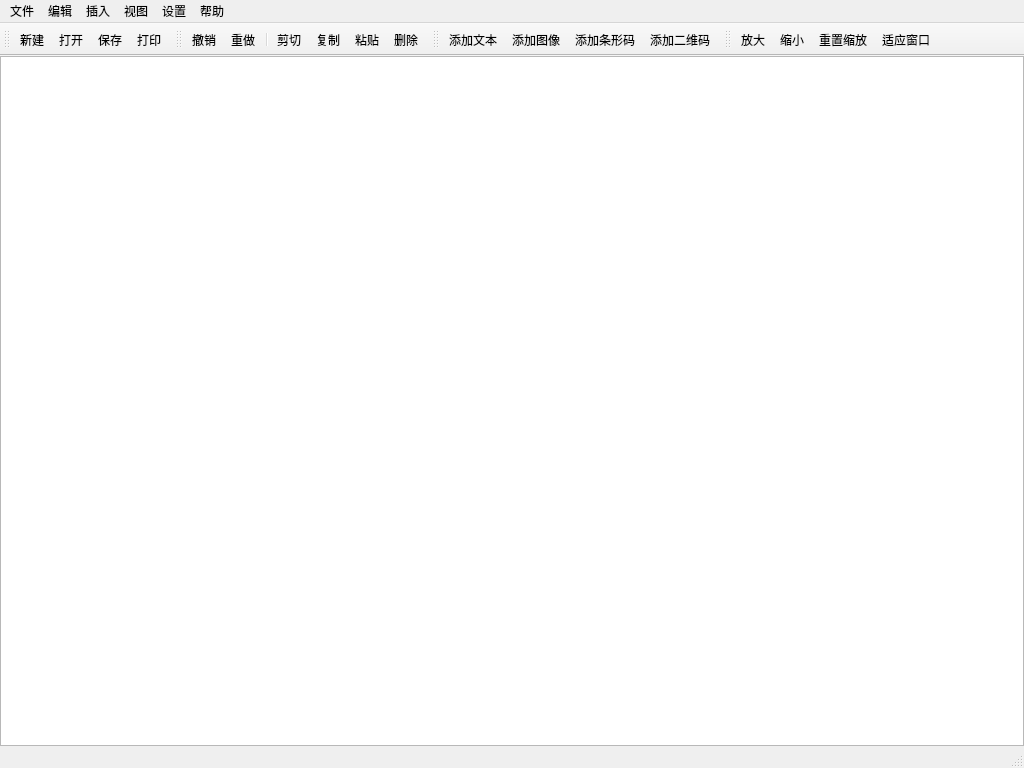
<?xml version="1.0" encoding="UTF-8"?>
<ui version="4.0">
    <class>MainWindow</class>
    <widget class="QMainWindow" name="MainWindow">
        <property name="geometry">
            <rect>
                <x>0</x>
                <y>0</y>
                <width>1024</width>
                <height>768</height>
            </rect>
        </property>
        <property name="windowTitle">
            <string>标签打印编辑器</string>
        </property>
        <property name="windowIcon">
            <iconset resource="../resources/resources.qrc">
                <normaloff>:/icons/app.png</normaloff>:/icons/app.png</iconset>
        </property>
        <widget class="QWidget" name="centralwidget">
            <layout class="QVBoxLayout" name="verticalLayout">
                <property name="leftMargin">
                    <number>0</number>
                </property>
                <property name="topMargin">
                    <number>0</number>
                </property>
                <property name="rightMargin">
                    <number>0</number>
                </property>
                <property name="bottomMargin">
                    <number>0</number>
                </property>
                <item>
                    <widget class="QSplitter" name="splitter">
                        <property name="orientation">
                            <enum>Qt::Horizontal</enum>
                        </property>
                        <widget class="LabelEditView" name="labelEditView"/>
                    </widget>
                </item>
            </layout>
        </widget>
        <widget class="QMenuBar" name="menubar">
            <property name="geometry">
                <rect>
                    <x>0</x>
                    <y>0</y>
                    <width>1024</width>
                    <height>22</height>
                </rect>
            </property>
            <widget class="QMenu" name="menuFile">
                <property name="title">
                    <string>文件</string>
                </property>
                <addaction name="actionNew"/>
                <addaction name="actionOpen"/>
                <addaction name="separator"/>
                <addaction name="actionSave"/>
                <addaction name="actionSaveAs"/>
                <addaction name="separator"/>
                <addaction name="actionExportPDF"/>
                <addaction name="separator"/>
                <addaction name="actionPrint"/>
                <addaction name="actionPrintPreview"/>
                <addaction name="separator"/>
                <addaction name="actionExit"/>
            </widget>
            <widget class="QMenu" name="menuEdit">
                <property name="title">
                    <string>编辑</string>
                </property>
                <addaction name="actionUndo"/>
                <addaction name="actionRedo"/>
                <addaction name="separator"/>
                <addaction name="actionCut"/>
                <addaction name="actionCopy"/>
                <addaction name="actionPaste"/>
                <addaction name="actionDelete"/>
                <addaction name="separator"/>
                <addaction name="actionSelectAll"/>
                <addaction name="actionDeselectAll"/>
            </widget>
            <widget class="QMenu" name="menuInsert">
                <property name="title">
                    <string>插入</string>
                </property>
                <addaction name="actionAddText"/>
                <addaction name="actionAddImage"/>
                <addaction name="actionAddBarcode"/>
                <addaction name="actionAddQRCode"/>
            </widget>
            <widget class="QMenu" name="menuView">
                <property name="title">
                    <string>视图</string>
                </property>
                <addaction name="actionZoomIn"/>
                <addaction name="actionZoomOut"/>
                <addaction name="actionZoomReset"/>
                <addaction name="actionZoomFit"/>
                <addaction name="separator"/>
                <addaction name="actionShowGrid"/>
                <addaction name="actionShowRulers"/>
                <addaction name="actionSnapToGrid"/>
            </widget>
            <widget class="QMenu" name="menuSettings">
                <property name="title">
                    <string>设置</string>
                </property>
                <addaction name="actionPageSetup"/>
                <addaction name="actionPrinterSettings"/>
            </widget>
            <widget class="QMenu" name="menuHelp">
                <property name="title">
                    <string>帮助</string>
                </property>
                <addaction name="actionAbout"/>
            </widget>
            <addaction name="menuFile"/>
            <addaction name="menuEdit"/>
            <addaction name="menuInsert"/>
            <addaction name="menuView"/>
            <addaction name="menuSettings"/>
            <addaction name="menuHelp"/>
        </widget>
        <widget class="QStatusBar" name="statusbar"/>
        <widget class="QToolBar" name="toolBarFile">
            <property name="windowTitle">
                <string>文件工具栏</string>
            </property>
            <attribute name="toolBarArea">
                <enum>TopToolBarArea</enum>
            </attribute>
            <attribute name="toolBarBreak">
                <bool>false</bool>
            </attribute>
            <addaction name="actionNew"/>
            <addaction name="actionOpen"/>
            <addaction name="actionSave"/>
            <addaction name="actionPrint"/>
        </widget>
        <widget class="QToolBar" name="toolBarEdit">
            <property name="windowTitle">
                <string>编辑工具栏</string>
            </property>
            <attribute name="toolBarArea">
                <enum>TopToolBarArea</enum>
            </attribute>
            <attribute name="toolBarBreak">
                <bool>false</bool>
            </attribute>
            <addaction name="actionUndo"/>
            <addaction name="actionRedo"/>
            <addaction name="separator"/>
            <addaction name="actionCut"/>
            <addaction name="actionCopy"/>
            <addaction name="actionPaste"/>
            <addaction name="actionDelete"/>
        </widget>
        <widget class="QToolBar" name="toolBarInsert">
            <property name="windowTitle">
                <string>插入工具栏</string>
            </property>
            <attribute name="toolBarArea">
                <enum>TopToolBarArea</enum>
            </attribute>
            <attribute name="toolBarBreak">
                <bool>false</bool>
            </attribute>
            <addaction name="actionAddText"/>
            <addaction name="actionAddImage"/>
            <addaction name="actionAddBarcode"/>
            <addaction name="actionAddQRCode"/>
        </widget>
        <widget class="QToolBar" name="toolBarView">
            <property name="windowTitle">
                <string>视图工具栏</string>
            </property>
            <attribute name="toolBarArea">
                <enum>TopToolBarArea</enum>
            </attribute>
            <attribute name="toolBarBreak">
                <bool>false</bool>
            </attribute>
            <addaction name="actionZoomIn"/>
            <addaction name="actionZoomOut"/>
            <addaction name="actionZoomReset"/>
            <addaction name="actionZoomFit"/>
        </widget>
        <action name="actionNew">
            <property name="icon">
                <iconset resource="../resources/resources.qrc">
                    <normaloff>:/icons/new.png</normaloff>:/icons/new.png</iconset>
            </property>
            <property name="text">
                <string>新建</string>
            </property>
            <property name="toolTip">
                <string>创建新文档</string>
            </property>
            <property name="shortcut">
                <string>Ctrl+N</string>
            </property>
        </action>
        <action name="actionOpen">
            <property name="icon">
                <iconset resource="../resources/resources.qrc">
                    <normaloff>:/icons/open.png</normaloff>:/icons/open.png</iconset>
            </property>
            <property name="text">
                <string>打开...</string>
            </property>
            <property name="toolTip">
                <string>打开现有文档</string>
            </property>
            <property name="shortcut">
                <string>Ctrl+O</string>
            </property>
        </action>
        <action name="actionSave">
            <property name="icon">
                <iconset resource="../resources/resources.qrc">
                    <normaloff>:/icons/save.png</normaloff>:/icons/save.png</iconset>
            </property>
            <property name="text">
                <string>保存</string>
            </property>
            <property name="toolTip">
                <string>保存文档</string>
            </property>
            <property name="shortcut">
                <string>Ctrl+S</string>
            </property>
        </action>
        <action name="actionSaveAs">
            <property name="icon">
                <iconset resource="../resources/resources.qrc">
                    <normaloff>:/icons/save-as.png</normaloff>:/icons/save-as.png</iconset>
            </property>
            <property name="text">
                <string>另存为...</string>
            </property>
            <property name="toolTip">
                <string>以新名称保存文档</string>
            </property>
            <property name="shortcut">
                <string>Ctrl+Shift+S</string>
            </property>
        </action>
        <action name="actionExportPDF">
            <property name="icon">
                <iconset resource="../resources/resources.qrc">
                    <normaloff>:/icons/export.png</normaloff>:/icons/export.png</iconset>
            </property>
            <property name="text">
                <string>导出为PDF...</string>
            </property>
            <property name="toolTip">
                <string>将文档导出为PDF</string>
            </property>
        </action>
        <action name="actionPrint">
            <property name="icon">
                <iconset resource="../resources/resources.qrc">
                    <normaloff>:/icons/print.png</normaloff>:/icons/print.png</iconset>
            </property>
            <property name="text">
                <string>打印...</string>
            </property>
            <property name="toolTip">
                <string>打印文档</string>
            </property>
            <property name="shortcut">
                <string>Ctrl+P</string>
            </property>
        </action>
        <action name="actionPrintPreview">
            <property name="icon">
                <iconset resource="../resources/resources.qrc">
                    <normaloff>:/icons/print-preview.png</normaloff>:/icons/print-preview.png</iconset>
            </property>
            <property name="text">
                <string>打印预览...</string>
            </property>
            <property name="toolTip">
                <string>预览打印效果</string>
            </property>
        </action>
        <action name="actionExit">
            <property name="text">
                <string>退出</string>
            </property>
            <property name="toolTip">
                <string>退出应用程序</string>
            </property>
            <property name="shortcut">
                <string>Ctrl+Q</string>
            </property>
        </action>
        <action name="actionUndo">
            <property name="icon">
                <iconset resource="../resources/resources.qrc">
                    <normaloff>:/icons/undo.png</normaloff>:/icons/undo.png</iconset>
            </property>
            <property name="text">
                <string>撤销</string>
            </property>
            <property name="toolTip">
                <string>撤销上一操作</string>
            </property>
            <property name="shortcut">
                <string>Ctrl+Z</string>
            </property>
        </action>
        <action name="actionRedo">
            <property name="icon">
                <iconset resource="../resources/resources.qrc">
                    <normaloff>:/icons/redo.png</normaloff>:/icons/redo.png</iconset>
            </property>
            <property name="text">
                <string>重做</string>
            </property>
            <property name="toolTip">
                <string>重做上一操作</string>
            </property>
            <property name="shortcut">
                <string>Ctrl+Y</string>
            </property>
        </action>
        <action name="actionCut">
            <property name="icon">
                <iconset resource="../resources/resources.qrc">
                    <normaloff>:/icons/cut.png</normaloff>:/icons/cut.png</iconset>
            </property>
            <property name="text">
                <string>剪切</string>
            </property>
            <property name="toolTip">
                <string>剪切选中的元素</string>
            </property>
            <property name="shortcut">
                <string>Ctrl+X</string>
            </property>
        </action>
        <action name="actionCopy">
            <property name="icon">
                <iconset resource="../resources/resources.qrc">
                    <normaloff>:/icons/copy.png</normaloff>:/icons/copy.png</iconset>
            </property>
            <property name="text">
                <string>复制</string>
            </property>
            <property name="toolTip">
                <string>复制选中的元素</string>
            </property>
            <property name="shortcut">
                <string>Ctrl+C</string>
            </property>
        </action>
        <action name="actionPaste">
            <property name="icon">
                <iconset resource="../resources/resources.qrc">
                    <normaloff>:/icons/paste.png</normaloff>:/icons/paste.png</iconset>
            </property>
            <property name="text">
                <string>粘贴</string>
            </property>
            <property name="toolTip">
                <string>粘贴剪贴板内容</string>
            </property>
            <property name="shortcut">
                <string>Ctrl+V</string>
            </property>
        </action>
        <action name="actionDelete">
            <property name="icon">
                <iconset resource="../resources/resources.qrc">
                    <normaloff>:/icons/delete.png</normaloff>:/icons/delete.png</iconset>
            </property>
            <property name="text">
                <string>删除</string>
            </property>
            <property name="toolTip">
                <string>删除选中的元素</string>
            </property>
            <property name="shortcut">
                <string>Del</string>
            </property>
        </action>
        <action name="actionSelectAll">
            <property name="text">
                <string>全选</string>
            </property>
            <property name="toolTip">
                <string>选择所有元素</string>
            </property>
            <property name="shortcut">
                <string>Ctrl+A</string>
            </property>
        </action>
        <action name="actionDeselectAll">
            <property name="text">
                <string>取消选择</string>
            </property>
            <property name="toolTip">
                <string>取消选择所有元素</string>
            </property>
            <property name="shortcut">
                <string>Esc</string>
            </property>
        </action>
        <action name="actionAddText">
            <property name="icon">
                <iconset resource="../resources/resources.qrc">
                    <normaloff>:/icons/text.png</normaloff>:/icons/text.png</iconset>
            </property>
            <property name="text">
                <string>添加文本</string>
            </property>
            <property name="toolTip">
                <string>添加文本元素</string>
            </property>
        </action>
        <action name="actionAddImage">
            <property name="icon">
                <iconset resource="../resources/resources.qrc">
                    <normaloff>:/icons/image.png</normaloff>:/icons/image.png</iconset>
            </property>
            <property name="text">
                <string>添加图像</string>
            </property>
            <property name="toolTip">
                <string>添加图像元素</string>
            </property>
        </action>
        <action name="actionAddBarcode">
            <property name="icon">
                <iconset resource="../resources/resources.qrc">
                    <normaloff>:/icons/barcode.png</normaloff>:/icons/barcode.png</iconset>
            </property>
            <property name="text">
                <string>添加条形码</string>
            </property>
            <property name="toolTip">
                <string>添加条形码元素</string>
            </property>
        </action>
        <action name="actionAddQRCode">
            <property name="icon">
                <iconset resource="../resources/resources.qrc">
                    <normaloff>:/icons/qrcode.png</normaloff>:/icons/qrcode.png</iconset>
            </property>
            <property name="text">
                <string>添加二维码</string>
            </property>
            <property name="toolTip">
                <string>添加二维码元素</string>
            </property>
        </action>
        <action name="actionZoomIn">
            <property name="icon">
                <iconset resource="../resources/resources.qrc">
                    <normaloff>:/icons/zoom-in.png</normaloff>:/icons/zoom-in.png</iconset>
            </property>
            <property name="text">
                <string>放大</string>
            </property>
            <property name="toolTip">
                <string>放大视图</string>
            </property>
            <property name="shortcut">
                <string>Ctrl++</string>
            </property>
        </action>
        <action name="actionZoomOut">
            <property name="icon">
                <iconset resource="../resources/resources.qrc">
                    <normaloff>:/icons/zoom-out.png</normaloff>:/icons/zoom-out.png</iconset>
            </property>
            <property name="text">
                <string>缩小</string>
            </property>
            <property name="toolTip">
                <string>缩小视图</string>
            </property>
            <property name="shortcut">
                <string>Ctrl+-</string>
            </property>
        </action>
        <action name="actionZoomReset">
            <property name="icon">
                <iconset resource="../resources/resources.qrc">
                    <normaloff>:/icons/zoom-reset.png</normaloff>:/icons/zoom-reset.png</iconset>
            </property>
            <property name="text">
                <string>重置缩放</string>
            </property>
            <property name="toolTip">
                <string>重置为100%缩放</string>
            </property>
            <property name="shortcut">
                <string>Ctrl+0</string>
            </property>
        </action>
        <action name="actionZoomFit">
            <property name="icon">
                <iconset resource="../resources/resources.qrc">
                    <normaloff>:/icons/zoom-fit.png</normaloff>:/icons/zoom-fit.png</iconset>
            </property>
            <property name="text">
                <string>适应窗口</string>
            </property>
            <property name="toolTip">
                <string>缩放到适应窗口大小</string>
            </property>
        </action>
        <action name="actionShowGrid">
            <property name="checkable">
                <bool>true</bool>
            </property>
            <property name="checked">
                <bool>true</bool>
            </property>
            <property name="text">
                <string>显示网格</string>
            </property>
            <property name="toolTip">
                <string>显示或隐藏网格</string>
            </property>
            <property name="shortcut">
                <string>Ctrl+G</string>
            </property>
        </action>
        <action name="actionShowRulers">
            <property name="checkable">
                <bool>true</bool>
            </property>
            <property name="checked">
                <bool>true</bool>
            </property>
            <property name="text">
                <string>显示标尺</string>
            </property>
            <property name="toolTip">
                <string>显示或隐藏标尺</string>
            </property>
            <property name="shortcut">
                <string>Ctrl+R</string>
            </property>
        </action>
        <action name="actionSnapToGrid">
            <property name="checkable">
                <bool>true</bool>
            </property>
            <property name="checked">
                <bool>true</bool>
            </property>
            <property name="text">
                <string>对齐到网格</string>
            </property>
            <property name="toolTip">
                <string>启用或禁用网格对齐</string>
            </property>
            <property name="shortcut">
                <string>Ctrl+Shift+G</string>
            </property>
        </action>
        <action name="actionPageSetup">
            <property name="text">
                <string>页面设置...</string>
            </property>
            <property name="toolTip">
                <string>配置页面大小和方向</string>
            </property>
        </action>
        <action name="actionPrinterSettings">
            <property name="text">
                <string>打印机设置...</string>
            </property>
            <property name="toolTip">
                <string>配置打印机选项</string>
            </property>
        </action>
        <action name="actionAbout">
            <property name="text">
                <string>关于</string>
            </property>
            <property name="toolTip">
                <string>显示应用程序信息</string>
            </property>
        </action>
    </widget>
    <customwidgets>
        <customwidget>
            <class>LabelEditView</class>
            <extends>QGraphicsView</extends>
            <header>ui/labeleditview.h</header>
        </customwidget>
    </customwidgets>
    <resources>
        <include location="../resources/resources.qrc"/>
    </resources>
    <connections/>
</ui>
